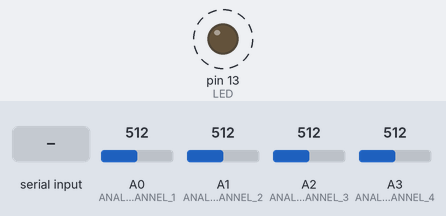
A sketch run on a simulated Arduino Uno, built with avr-gcc and run on an emulated ATmega328P. On the bench: output pins drawn as LEDs (lit = HIGH). Dashed ring = blinking. The inputs (shaded band) are chosen by the test bench; at power-on: A0 (ANALOG_CHANNEL_1) = 512, A1 (ANALOG_CHANNEL_2) = 512, A2 (ANALOG_CHANNEL_3) = 512, A3 (ANALOG_CHANNEL_4) = 512. What the sketch prints to the serial monitor is not drawn.

Above: at 0.81 s.
1.3 s: "1\n" received over Serial
Timing chart, 0 to 10.3 s (numbered marks = the images above; inputs shaded):
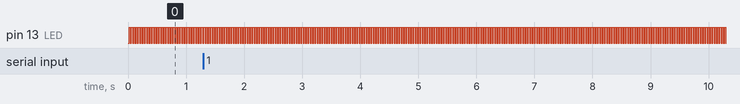

Measured:
- by itself, pin 13 (LED): alternates HIGH for 0.02 s and LOW for 0.02 s

The sketch:

ZMP_module.ino
```cpp
#include "PID.h"
#include "IR_sensor.h"
#include "Communication.h"


/*====================================
          Biến chương trình,
          phục vụ truyền nhận lệnh
    ======================================*/
struct {
  unsigned char run: 1;
  unsigned char display: 1;
  unsigned char test_motor: 1;
} flag;
unsigned char run_mode = 1;

char command[100];
unsigned char command_index = 0;
boolean stringComplete = false;  // whether the string is complete


/*=====================================
            biến motor và encoder
    =====================================*/
const int LED = 13; //pin for LED
int ledState = LOW;

/*=====================================
            biến cho timer
    =====================================*/
unsigned long currentMicros;
unsigned long previousMicros_100Hz = 0;        // will store last time it was called for 100Hz timer
const long interval_100Hz = 10000;           // interval at which to do 100Hz task(micros)

unsigned long previousMicros_50Hz = 0;        // will store last time it was called for 50Hz timer
const long interval_50Hz = 20000;           // interval at which to do 50Hz task (micros)

unsigned long previousMicros_500Hz = 0;       // will store last time it was called for 50Hz timer
const long interval_500Hz = 2000;           // interval at which to do 500Hz task (micros)

/*=====================================
            biến cho ADC sensor
    =====================================*/
int adc_sensor[10];
float adc_sensor_filter[10];
float adc_sensor_offset[10];


/*=====================================
            biến cho ZMP
    =====================================*/
#define ZMP_POSITION_0_X -4
#define ZMP_POSITION_0_Y -10

#define ZMP_POSITION_1_X 4
#define ZMP_POSITION_1_Y -10

#define ZMP_POSITION_2_X 4
#define ZMP_POSITION_2_Y 10

#define ZMP_POSITION_3_X -4
#define ZMP_POSITION_3_Y 10

float zmp_position_x;
float zmp_position_y;

float zmp_amplitude;

/*=====================================
             Setup phần cứng
    =====================================*/
void setup() {
  Serial.begin(115200);
  pinMode(LED, OUTPUT);  // chân xuất xung để test

  Serial.println("Done");
  //	while(Spring_calib());
  //while(Loadcell_calib());
}
/*==============================================
             Chương trình chính
             Task 500Hz: đọc cảm biến và lọc
             Task 100Hz:  hiễn thị dữ liệu
             Task 50Hz:
    ===============================================*/
unsigned char flag_force_control = 0;
void loop() {
  serialEvent();
  currentMicros = micros();
  //your code begin from here

  if (currentMicros - previousMicros_500Hz >= interval_500Hz)
  {
    previousMicros_500Hz = currentMicros;
    //your code begin from here
    Sensor_update();
  }

  if (currentMicros - previousMicros_100Hz >= interval_100Hz)
  {
    previousMicros_100Hz = currentMicros;
    //your code begin from here
    if (flag.display)
    {
      display();
    }
  }

  if (currentMicros - previousMicros_50Hz >= interval_50Hz)
  {
    previousMicros_50Hz = currentMicros;
    //your code begin from here

    ledState ^= 1;
    digitalWrite(LED, ledState);
  }
}//loop

/*============================================
         Chương trình hiễn thị dữ liệu
    =============================================*/
void display() {
  //your code start from here
  Serial.write(CN_1);
  Serial.print(adc_sensor[0]);
  Serial.write(CN_2);
  Serial.print(adc_sensor[1]);
  Serial.write(CN_3);
  Serial.print(adc_sensor[2]);
  Serial.write(CN_4);
  Serial.print(adc_sensor[3]);
  Serial.write(CN_5);
  Serial.print(zmp_position_x);
  Serial.write(CN_6);
  Serial.print(zmp_position_y);
  Serial.write(CN_7);
  Serial.println(zmp_amplitude);
  //	Serial.write(CN_8);e
  //	Serial.println(position_setpoint);
  // Serial.write(CN_9);
  // Serial.println(as_filter[5]);


  //  Serial1.print(xlt_filter);
  //  Serial1.write('a');
  //  Serial1.println(PID_x.output);


}
/*============================================
         Chương trình đọc và xữ lý cám biến
    =============================================*/
#define  ADC_SENSOR_NOISE_RANGE  10
unsigned char Sensor_calib() {
  unsigned long sum = 0;
  unsigned int numOfsamples = 50;

  unsigned int buffer;
  unsigned int max_value;
  unsigned int min_value;
  unsigned char i, j;


  buffer = analogRead(ANALOG_CHANNEL_1);
  max_value = buffer;
  min_value = buffer;

  for (i = 1; i <= numOfsamples; i++)
  {
    buffer = analogRead(ANALOG_CHANNEL_1);
    if (buffer > max_value) max_value = buffer;
    else if (buffer < min_value)  min_value = buffer;
    if ((max_value - min_value) >= ADC_SENSOR_NOISE_RANGE)
    {
      Serial.println("error sensor calib");
      Serial.println(max_value - min_value);
      return 1;
    }

    // code sum
    sum += buffer;
    delay(10);
  }


  adc_sensor_offset[0] = sum / numOfsamples;

  Serial.print(" adc sensor offset: ");
  Serial.println(adc_sensor_offset[0]);
  return 0;

}


void Sensor_update() {
  adc_sensor[0] = (analogRead(ANALOG_CHANNEL_1) + adc_sensor_offset[0]);
  adc_sensor[1] = (analogRead(ANALOG_CHANNEL_2) + adc_sensor_offset[1]);
  adc_sensor[2] = (analogRead(ANALOG_CHANNEL_3) + adc_sensor_offset[2]);
  adc_sensor[3] = (analogRead(ANALOG_CHANNEL_4) + adc_sensor_offset[3]);


  adc_sensor_filter[0] = adc_sensor_filter[0] * 0.8 + adc_sensor[0] * 0.2;
  adc_sensor_filter[1] = adc_sensor_filter[1] * 0.8 + adc_sensor[1] * 0.2;
  adc_sensor_filter[2] = adc_sensor_filter[2] * 0.8 + adc_sensor[2] * 0.2;
  adc_sensor_filter[3] = adc_sensor_filter[3] * 0.8 + adc_sensor[3] * 0.2;
  //  zmp_position=(adc_sensor_filter[0]*ZMP_POSITION_1+adc_sensor_filter[1]*ZMP_POSITION_2)/(adc_sensor_filter[0]+adc_sensor_filter[1]);
  zmp_amplitude = adc_sensor_filter[0] + adc_sensor_filter[1] + adc_sensor_filter[2] + adc_sensor_filter[3];

  if (zmp_amplitude < 4)
  {
    zmp_position_x = 0;
    zmp_position_y = 0;
  }
  else
  {
    zmp_position_x = (adc_sensor_filter[0] * ZMP_POSITION_0_X + adc_sensor_filter[1] * ZMP_POSITION_1_X + adc_sensor_filter[2] * ZMP_POSITION_2_X + adc_sensor_filter[3] * ZMP_POSITION_3_X) / zmp_amplitude;
    zmp_position_y = (adc_sensor_filter[0] * ZMP_POSITION_0_Y + adc_sensor_filter[1] * ZMP_POSITION_1_Y + adc_sensor_filter[2] * ZMP_POSITION_2_Y + adc_sensor_filter[3] * ZMP_POSITION_3_Y) / zmp_amplitude;
  }
}//adcSensor_update


/*============================================
             Chương trình giao tiếp, nhận
             dữ liệu từ máy tính, được
             gọi giữa mỗi loop, cho nên
             hạn chế sử dụng delay trong
             để không mất dữ liệu đọc được
    ==============================================*/
void serialEvent() {
  while (Serial.available()) {
    // get the new byte:
    char inChar = (char)Serial.read();
    // add it to the inputString:
    command[command_index] = inChar;
    command_index++;

    // if the incoming character is a newline, set a flag
    // so the main loop can do something about it:
    if (inChar == '\n') {
      stringComplete = true;
    }
  }

  if (stringComplete) {
    Serial.print(command);
    switch (command[0])
    {
      case DISPLAY_ON_:
        flag.display = 1;
        break;
      case DISPLAY_OFF_:
        flag.display = 0;
        break;
      default:
        break;
    }
    memset(command, 0, sizeof(command));
    command_index = 0;
    // clear the string:
    stringComplete = false;
  }
}
```

Communication.h
```cpp
#ifndef COMMUNICATION_
#define COMMUNICATION_

#define CN_1 '~'
#define CN_2 '!'
#define CN_3 '@'
#define CN_4 '#'
#define CN_5 '$'
#define CN_6 '%'
#define CN_7 '^'
#define CN_8 '*'
#define CN_9 '('
#define CN_10 ')'

/*================================
   Nhận từ máy tính xuống
=================================*/
#define HELP_       'h'
#define SYSTEM_INFOR 'i'
#define TEST_MOTOR_   '"'//'a'
#define SET_FORCE_   'm'
#define SET_OMEGA_ 't'
#define SET_POSITION_ATTITUDE_ 'a'

#define RUN_       'c'
#define STOP_      'd'

#define DISPLAY_ON_  'e'
#define DISPLAY_OFF_ 'f'

#define SET_KP_ 'P'
#define SET_KI_ 'I'
#define SET_KD_ 'D'
#define SET_SETPOINT_ 'S'

#define PID_POSITION_     'P'
#define PID_ADMITTANCE_   'A'
#define PID_FORCE_        'F'
#define PID_VELO_         'V'

#define MODE_SET_     'w'
#define MODE_1_ '1'
#define MODE_2_ '2'
#define MODE_3_ '3'

void serialEvent();

#endif
```

IR_sensor.h
```cpp
#ifndef IR_SENSOR_
#define IR_SENSOR_

#define ANALOG_CHANNEL_1  A0  // Analog input pin that the potentiometer is attached to
#define ANALOG_CHANNEL_2  A1
#define ANALOG_CHANNEL_3  A2
#define ANALOG_CHANNEL_4  A3
//#define SPRING_CHANNEL  A0


#define MIN_A0  80//38
#define MIN_A1  50//34
#define MIN_A2  50//34
#define MIN_A3  50//34
#define MIN_A4  50//37
#define MIN_A5  50//37
#define MIN_A6  80//36

//#define MAX_A0  800
//#define MAX_A1
//#define MAX_A2
//#define MAX_A3
//#define MAX_A4
//#define MAX_A5
//#define MAX_A6
//
#define constrain_lower(amt,low) (amt<low?low:amt)
void irSensor_update();


#endif
```

PID.h
```cpp
#ifndef PID_
#define PID_

#define constrain(amt,low,high) ((amt)<(low)?(low):((amt)>(high)?(high):(amt)))
typedef struct{
	float set_point;
	float KP;
	float KD;
	float KI;
	float output;
	float er;
	float pre_er;
	float pre_pre_er;

        float p_er;
	float p_pre_er;
	float p_pre_pre_er;

        float sampling_time;

	float P_term;
	float I_term;
	float D_term;
	float I_limit;

	float fb;//feedback
	float pre_fb;
	float pre_pre_fb;
}PID;

void PID_init();

void PID_controller(float feeback, PID *ptr_pid)
{
	ptr_pid->p_er=(ptr_pid->KP)+(ptr_pid->KI)*(ptr_pid->sampling_time)/(2.0)+(ptr_pid->KD)/(ptr_pid->sampling_time);
	ptr_pid->p_pre_er=-(ptr_pid->KP)+(ptr_pid->KI)*(ptr_pid->sampling_time)/(2.0)-(2.0)*(ptr_pid->KD)/(ptr_pid->sampling_time);
	ptr_pid->p_pre_pre_er=(ptr_pid->KD)/(ptr_pid->sampling_time);

	ptr_pid->er=ptr_pid->set_point-feeback;
	ptr_pid->output += ptr_pid->er*ptr_pid->p_er + ptr_pid->pre_er*ptr_pid->p_pre_er + ptr_pid->pre_pre_er*ptr_pid->p_pre_pre_er;

	ptr_pid->pre_pre_er=ptr_pid->pre_er;
	ptr_pid->pre_er=ptr_pid->er;
}
void PD_controller(float feeback, PID *ptr_pid)
{
	ptr_pid->p_er=(ptr_pid->KP)+(ptr_pid->KD)/(ptr_pid->sampling_time);
	ptr_pid->p_pre_er=-(ptr_pid->KP)-(2.0)*(ptr_pid->KD)/(ptr_pid->sampling_time);
	ptr_pid->p_pre_pre_er=(ptr_pid->KD)/(ptr_pid->sampling_time);

	ptr_pid->er=ptr_pid->set_point-feeback;
	ptr_pid->output += ptr_pid->er*ptr_pid->p_er + ptr_pid->pre_er*ptr_pid->p_pre_er + ptr_pid->pre_pre_er*ptr_pid->p_pre_pre_er;

	ptr_pid->pre_pre_er=ptr_pid->pre_er;
	ptr_pid->pre_er=ptr_pid->er;
}

void PID_type_3(float feedback, PID *ptr_pid)
{
	ptr_pid->er=ptr_pid->set_point - feedback;
	ptr_pid->fb=feedback;

	ptr_pid->P_term=ptr_pid->KP*ptr_pid->er;
//  if(ptr_pid->er==0)
//    ptr_pid->I_term=0;
//  else{
	ptr_pid->I_term += ptr_pid->KI*ptr_pid->sampling_time*(ptr_pid->er+ptr_pid->pre_er)/2.0;
	ptr_pid->I_term=constrain(ptr_pid->I_term,-ptr_pid->I_limit,ptr_pid->I_limit);
//  }
	ptr_pid->D_term = ptr_pid->KD*(-ptr_pid->fb + ptr_pid->pre_fb)/ptr_pid->sampling_time;
	ptr_pid->pre_er=ptr_pid->er;
	ptr_pid->pre_fb=ptr_pid->fb;


	ptr_pid->output=ptr_pid->P_term+ptr_pid->I_term+ptr_pid->D_term;
}

#endif
```
